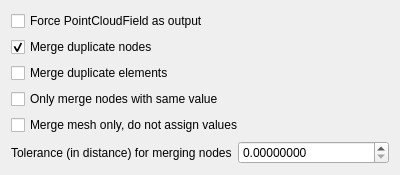
<?xml version="1.0" encoding="UTF-8"?>
<ui version="4.0">
 <class>JoinFields</class>
 <widget class="QDialog" name="JoinFields">
  <property name="geometry">
   <rect>
    <x>0</x>
    <y>0</y>
    <width>400</width>
    <height>153</height>
   </rect>
  </property>
  <property name="windowTitle">
   <string>Dialog</string>
  </property>
  <layout class="QFormLayout" name="formLayout">
   <item row="0" column="0" colspan="2">
    <widget class="QCheckBox" name="forcePointCloudCheckBox_">
     <property name="text">
      <string>Force PointCloudField as output</string>
     </property>
    </widget>
   </item>
   <item row="1" column="0">
    <widget class="QCheckBox" name="mergeDuplicateNodesCheckBox_">
     <property name="text">
      <string>Merge duplicate nodes</string>
     </property>
     <property name="checked">
      <bool>true</bool>
     </property>
    </widget>
   </item>
   <item row="2" column="0">
    <widget class="QCheckBox" name="mergeDuplicateElementsCheckBox_">
     <property name="text">
      <string>Merge duplicate elements</string>
     </property>
    </widget>
   </item>
   <item row="3" column="0" colspan="2">
    <widget class="QCheckBox" name="onlyMergeSameValueCheckBox_">
     <property name="text">
      <string>Only merge nodes with same value</string>
     </property>
    </widget>
   </item>
   <item row="4" column="0" colspan="2">
    <widget class="QCheckBox" name="mergeMeshOnlyCheckBox_">
     <property name="text">
      <string>Merge mesh only, do not assign values</string>
     </property>
    </widget>
   </item>
   <item row="5" column="0">
    <widget class="QLabel" name="label">
     <property name="text">
      <string>Tolerance (in distance) for merging nodes</string>
     </property>
    </widget>
   </item>
   <item row="5" column="1">
    <widget class="QDoubleSpinBox" name="nodeToleranceDoubleSpinBox_">
     <property name="decimals">
      <number>8</number>
     </property>
     <property name="maximum">
      <double>100000.000000000000000</double>
     </property>
     <property name="singleStep">
      <double>0.000001000000000</double>
     </property>
    </widget>
   </item>
  </layout>
 </widget>
 <resources/>
 <connections/>
</ui>
